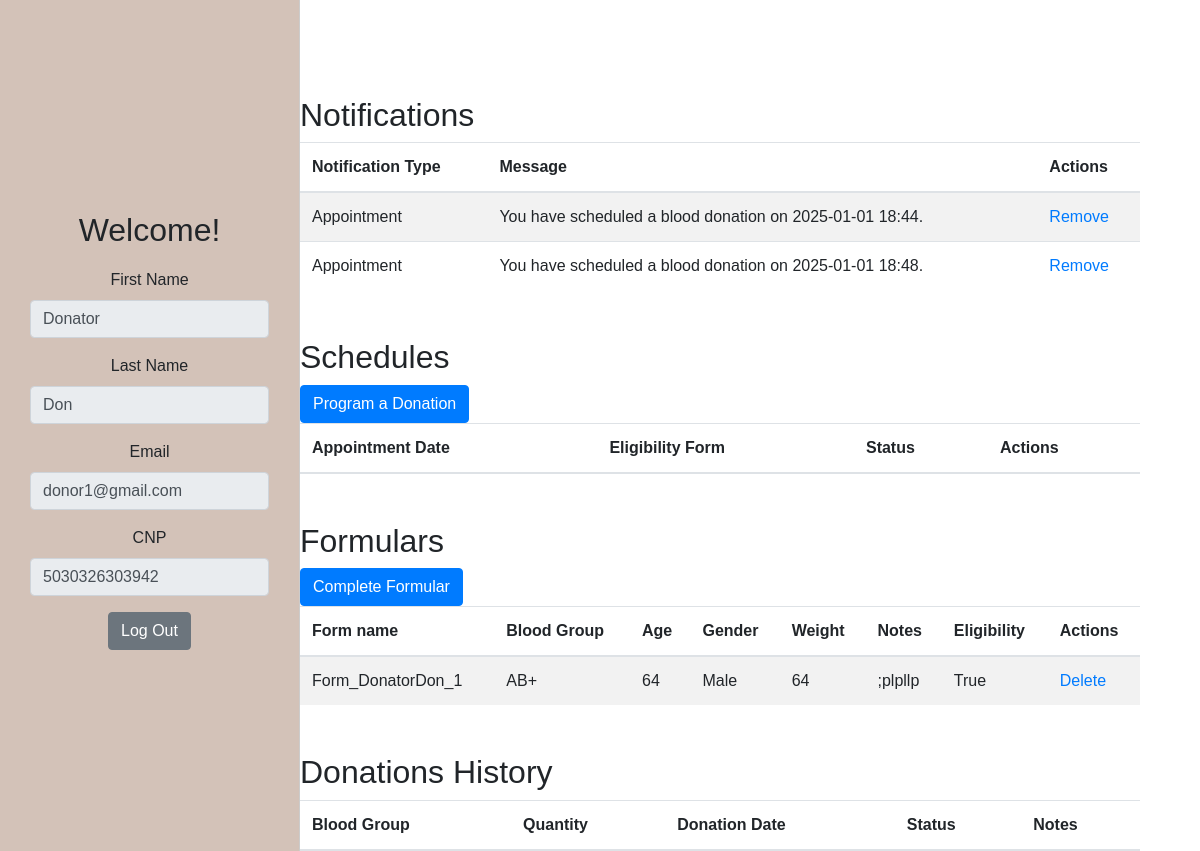
Page /donor_dashboard/3 (signed in) on the earlier database version.
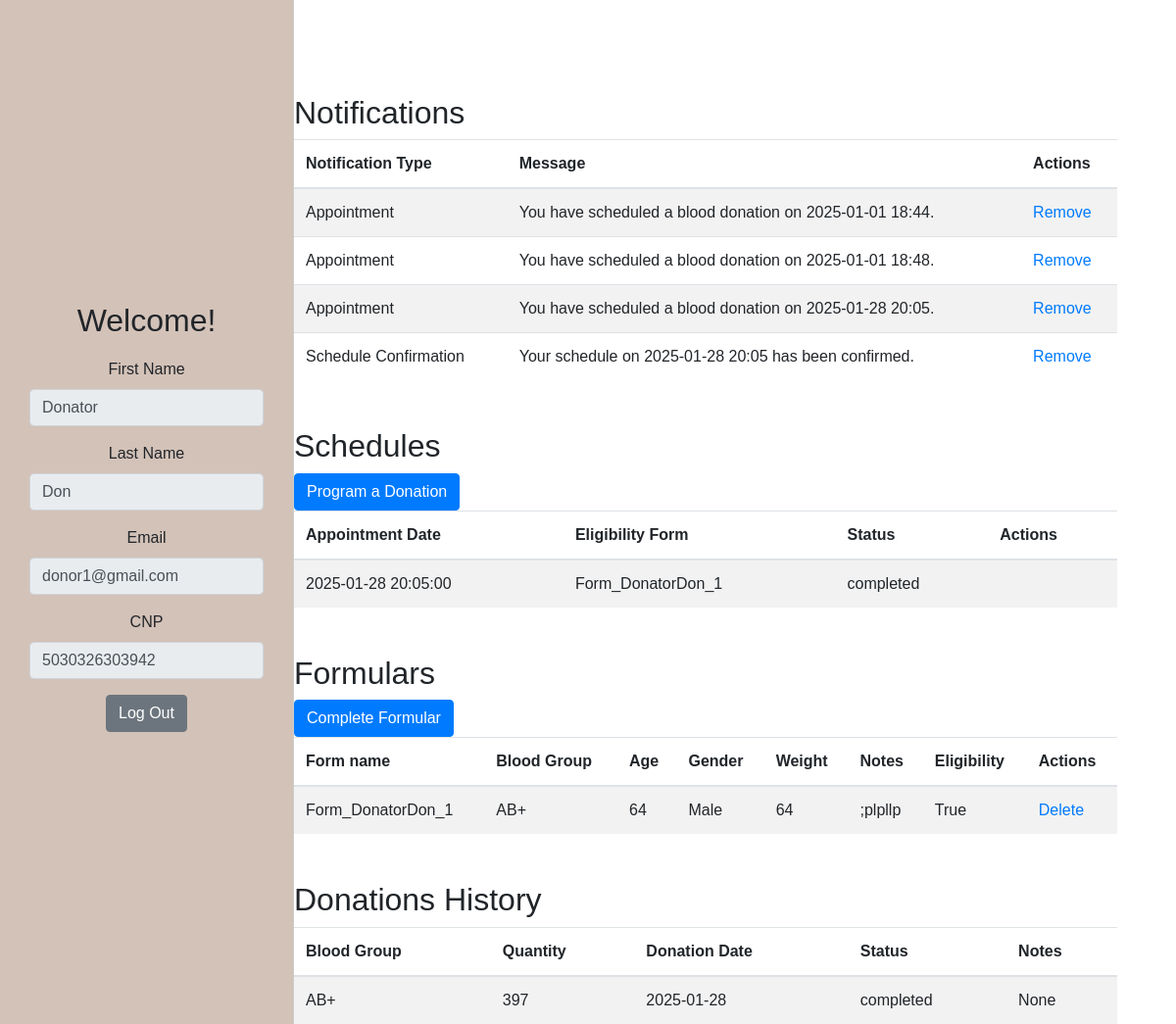
Same page on the later database version.
### models/user.py (models this page shows, shortened)
class User(db.Model):
    __tablename__ = 'User'
    UserID = db.Column(db.Integer, primary_key=True, autoincrement=True)
    Role = db.Column(db.String, nullable=False)
    FirstName = db.Column(db.String, nullable=False)
    LastName = db.Column(db.String, nullable=False)
    Email = db.Column(db.String, unique=True, nullable=False)
    Password = db.Column(db.String, nullable=False)
    CNP = db.Column(db.String(13), unique=True, nullable=False)

### models/notification.py (models this page shows)
class Notification(db.Model):
    __tablename__ = 'Notification'
    NotificationID = db.Column(db.Integer, primary_key=True, autoincrement=True)
    DonorID = db.Column(db.Integer, db.ForeignKey('Donor.DonorID', ondelete='CASCADE'))
    NotificationType = db.Column(db.String(50), nullable=False)
    Message = db.Column(db.Text, nullable=False)
    donor = db.relationship('Donor', backref='notifications')

### models/eligibility_form.py (models this page shows)
class EligibilityForm(db.Model):
    __tablename__ = 'EligibilityForm'
    FormID = db.Column(db.Integer, primary_key=True, autoincrement=True)
    DonorID = db.Column(db.Integer, db.ForeignKey('Donor.DonorID', ondelete='CASCADE'))
    FormName = db.Column(db.String(50), nullable=False)
    BloodGroup = db.Column(db.String(5), nullable=False)
    Age = db.Column(db.Integer, nullable=False)
    Gender = db.Column(db.String(10), nullable=False)
    Weight = db.Column(db.Integer, nullable=False)
    Notes = db.Column(db.Text, nullable=False)
    IsEligible = db.Column(db.Boolean, default=True)
    donor = db.relationship('Donor', backref='eligibility_forms', lazy=True)

### models/schedule.py (models this page shows)
class Schedule(db.Model):
    __tablename__ = 'Schedule'
    ScheduleID = db.Column(db.Integer, primary_key=True, autoincrement=True)
    DonorID = db.Column(db.Integer, db.ForeignKey('Donor.DonorID', ondelete='CASCADE'), nullable=False)
    FormID = db.Column(db.Integer, db.ForeignKey('EligibilityForm.FormID', ondelete='CASCADE'), nullable=False)
    AppointmentDate = db.Column(db.DateTime, nullable=False)
    Status = db.Column(db.String(10), default='pending', nullable=False)
    donor = db.relationship('Donor', backref='schedules')
    form = db.relationship('EligibilityForm', backref='schedules')
    __table_args__ = (
        db.CheckConstraint("Status IN ('pending', 'canceled','confirmed','completed')"),
    )

### models/donation.py (models this page shows)
class Donation(db.Model):
    __tablename__ = 'Donation'
    DonationName = db.Column(db.String)
    DonationID = db.Column(db.Integer, primary_key=True, autoincrement=True)
    ScheduleID = db.Column(db.Integer, db.ForeignKey('Schedule.ScheduleID', ondelete='CASCADE'))
    BloodGroup = db.Column(db.String(5), nullable=False)
    Quantity = db.Column(db.Integer, nullable=False)
    DonationDate = db.Column(db.Date, nullable=False)
    Status = db.Column(db.String(10), nullable=False)
    Notes = db.Column(db.Text)
    schedule = db.relationship('Schedule', backref='donations')
    __table_args__ = (
        db.CheckConstraint("Status IN ('completed', 'returned', 'pending')"),
    )

### controllers/donor_controller.py (the view)
    @app.route('/donor_dashboard/<int:id>')
    def donor_dashboard(id: int):
        user = User.query.get(id)
        if not user:
            flash('User not found.', 'error')
            return redirect(url_for('login'))
        donor = Donor.query.filter_by(UserID=id).first()
        if not donor:
            flash('Donor not found.', 'error')
            return redirect(url_for('login'))
        schedules = Schedule.query.filter_by(DonorID=donor.DonorID).all()
        donations = db.session.query(Donation).join(Schedule).filter(Schedule.DonorID == donor.DonorID).all()
        eligibility_forms = EligibilityForm.query.filter_by(DonorID=donor.DonorID).all()
        notifications = Notification.query.filter_by(DonorID=donor.DonorID).all()
        return render_template(
            'donor/donor_dashboard.html',
            donor=donor,
            user=user,
            donations=donations,
            schedules=schedules,
            eligibility_forms=eligibility_forms,
            notifications=notifications,
        )

### templates/donor/donor_dashboard.html (shortened to what this page needs)
{% extends "dashboard_base.html" %}
{% block sidebar_title %}
    Welcome!
{% endblock %}
{% block sidebar_content %}
    <form method="POST" id="editForm">
    <div class="form-group">
        <label for="firstName">First Name</label>
        <input type="text" class="form-control" id="firstName" name="first_name" value="{{ user.FirstName }}" readonly>
    </div>
    <div class="form-group">
        <label for="lastName">Last Name</label>
        <input type="text" class="form-control" id="lastName" name="last_name" value="{{ user.LastName }}" readonly>
    </div>
    <div class="form-group">
        <label for="email">Email</label>
        <input type="email" class="form-control" id="email" name="email" value="{{ user.Email }}" readonly>
    </div>
    <div class="form-group">
        <label for="cnp">CNP</label>
        <input type="text" class="form-control" id="cnp" name="cnp" value="{{ user.CNP }}" readonly>
    </div>
         <a href="{{ url_for('logout', id=session['user_id']) }}" class="btn btn-secondary">Log Out</a>
    </form>
{% endblock %}
{% block main_content %}
<div class="container mt-5" id="notificationTable">
    <h2>Notifications</h2>
    <table class="table table-striped">
        <thead>
            <tr>
                <th>Notification Type</th>
                <th>Message</th>
                <th>Actions</th>
            </tr>
        </thead>
        <tbody>
            {% for notification in notifications %}
            <tr>
                <td>{{notification.NotificationType }}</td>
                <td>{{ notification.Message }}</td>
                <td>
                    <a href="{{ url_for('delete_notification', notification_id=notification.NotificationID) }}">Remove</a>
                </td>
            </tr>
            {% endfor %}
        </tbody>
    </table>
</div>
<div class="container mt-5" id="scheduleTable">
    <h2>Schedules</h2>
    <a href="/create/schedule/{{ donor.DonorID }}" class="btn btn-primary">Program a Donation</a>
    <table class="table table-striped">
        <thead>
            <tr>
                <th>Appointment Date</th>
                <th>Eligibility Form</th>
                <th>Status</th>
                <th>Actions</th>
            </tr>
        </thead>
        <tbody>
            {% for schedule in schedules %}
            <tr>
                <td>{{ schedule.AppointmentDate }}</td>
                <td>{{ schedule.form.FormName }}</td>
                <td>{{ schedule.Status }}</td>
                <td>
                </td>
            </tr>
            {% endfor %}
        </tbody>
    </table>
</div>
<div class="container mt-5" id="formTable">
    <h2>Formulars</h2>
    <a href="/create/form/{{ donor.DonorID }}" class="btn btn-primary">Complete Formular</a>
    <table class="table table-striped">
        <thead>
            <tr>
                <th>Form name</th>
                <th>Blood Group</th>
                <th>Age</th>
                <th>Gender</th>
                <th>Weight</th>
                <th>Notes</th>
                <th>Eligibility</th>
                <th>Actions</th>
            </tr>
        </thead>
        <tbody>
            {% if eligibility_forms %}
                {% for form in eligibility_forms %}
                <tr>
                    <td>{{ form.FormName }}</td>
                    <td>{{ form.BloodGroup }}</td>
                    <td>{{ form.Age }}</td>
                    <td>{{ form.Gender }}</td>
                    <td>{{ form.Weight }}</td>
                    <td>{{ form.Notes }}</td>
                    <td>{{ form.IsEligible }}</td>
                    <td>
                        <a href="/delete/form/{{ form.FormID }}">Delete</a>
                    </td>
                </tr>
                {% endfor %}
            {% else %}
                <tr>
                    <td colspan="8">No forms found</td>
                </tr>
            {% endif %}
        </tbody>
    </table>
</div>
<div class="container mt-5" id="donationTable">
    <h2>Donations History</h2>
    <table class="table table-striped">
        <thead>
            <tr>
                <th>Blood Group</th>
                <th>Quantity</th>
                <th>Donation Date</th>
                <th>Status</th>
                <th>Notes</th>
            </tr>
        </thead>
        <tbody>
            {% for donation in donations %}
            <tr>
                <td>{{ donation.BloodGroup }}</td>
                <td>{{ donation.Quantity }}</td>
                <td>{{ donation.DonationDate }}</td>
                <td>{{ donation.Status }}</td>
                <td>{{ donation.Notes }}</td>
            </tr>
            {% endfor %}
        </tbody>
    </table>
</div>
{% endblock %}

### templates/dashboard_base.html (shortened to what this page needs)
<!DOCTYPE html>
<html lang="en">
<head>
    <link rel="stylesheet" href="https://stackpath.bootstrapcdn.com/bootstrap/4.5.2/css/bootstrap.min.css">
    <link rel="stylesheet" href="/static/dashboard.css">
</head>
<body>
    <div class="container-fluid mt-5">
        <div class="row">
            <div class="col-md-3" id="sidebar">
                <h2>{% block sidebar_title %}User Profile{% endblock %}</h2>
                    <div class="sidebar-content">
                    {% block sidebar_content %}{% endblock %}
                    </div>
             </div>
            <div class="col-md-9">
                {% block main_content %}{% endblock %}
            </div>
        </div>
    </div>
</body>
</html>

### static/dashboard.css (style rules this page uses)
body { font-family: Arial, sans-serif; background-color: #ffffff }
h2 { margin-top: 20px; }
.table { margin-bottom: 0; }
.container-fluid { max-width: 1200px; margin: 0 auto; }
#sidebar { position: fixed; top: 0; left: 0; height: 100%; width: 300px; padding: 20px; background-color: #d3c2b8; border-right: 1px solid #ccc; z-index: 100; display: flex; flex-direction: column; justify-content: center; align-items: center; }
.sidebar-content { width: 100%; padding: 10px; text-align: center; }
.container { margin-left: 270px; }

Differences in the rows shown:
added Notification: NotificationType "Appointment", Message "You have scheduled a blood donation on 2025-01-28 20:05."
added Notification: NotificationType "Schedule Confirmation", Message "Your schedule on 2025-01-28 20:05 has been confirmed."
added Schedule: AppointmentDate "2025-01-28 20:05:00", form.FormName "Form_DonatorDon_1", Status "completed"
added Donation: BloodGroup "AB+", Quantity "397", DonationDate "2025-01-28", Status "completed", Notes "None"
